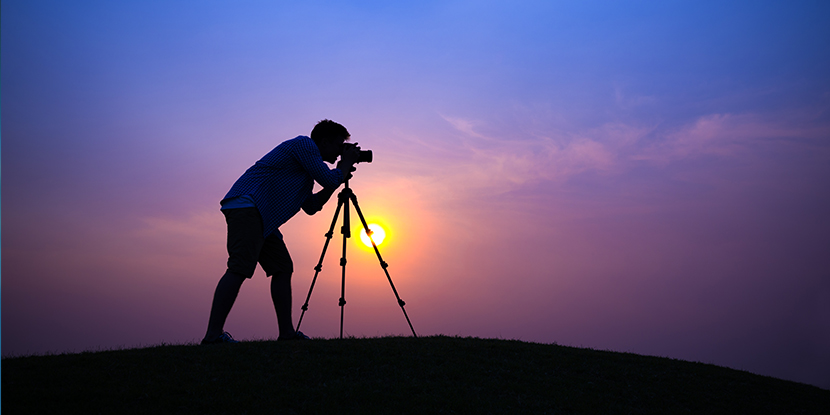
#> input picture Python_Ile_Veri_Bilimi_Nisan_3_ve_Nisan_4_Hafta_Odevi/Nisan_3_Hafta/foto1.png, 830 x 415 px, found by its file name
$ python main.py
#> lines starting #> are read from the running program, lines starting #| are printed output that depends on the picture
### Python_Ile_Veri_Bilimi_Nisan_3_ve_Nisan_4_Hafta_Odevi/Nisan_3_Hafta/ImageLoader.py
import cv2

class ImageLoader:

    def __init__(self,image_path):
        self.image_path = image_path
        self.image = None

    def load_image(self):
        self.image = cv2.imread(self.image_path)
        if self.image is None:
            raise ValueError("Görüntü yüklenemedi, dosya yolunu kontrol ediniiz.")
        return self.image

    def get_image(self,window_name = "Goruntu"):
        if self.image is None:
            raise ValueError("Öncelikle görüntüyü yükleyin.")
        cv2.imshow(window_name,self.image)
        cv2.waitKey(0) #Herhangi bir tuşa basmazsan görünte kapanmaz. waitKey(5000) 5s bekler.
        cv2.destroyAllWindows() #Açık olan bütün OpenCV pencerelerini kapatır.

### Python_Ile_Veri_Bilimi_Nisan_3_ve_Nisan_4_Hafta_Odevi/Nisan_3_Hafta/ColorChannelHandler.py
import os
import cv2
import numpy as np


class ColorChannelHandler:
    def __init__(self,image):
        self.image = image
        self.channels = None

    #Görüntüyü mavi yeşil ve kırmızı kanallarına ayıracak.(BGR)
    def split_channels(self):
        self.channels = cv2.split(self.image)
        return self.channels

    #Hangi kanalı istersen onu ekranda görürsün.
    def show_channel(self,channel_index,window_name = "Kanal"):
        if self.channels is None:
            self.split_channels()
        cv2.imshow(window_name,self.channels[channel_index])
        cv2.waitKey(0)
        cv2.destroyAllWindows()

    def convert_to_gray(self,save_path = None):
        gray_image = cv2.cvtColor(self.image,cv2.COLOR_BGR2GRAY)

        if save_path is None:
            current_directory = os.getcwd()
            save_path = os.path.join(current_directory, "gray_image.jpg")

        cv2.imwrite(save_path,gray_image)
        return gray_image
        #Resmi griye çevirmemizin sebebi;
        #Bazen renkle ilgilenmiyoruz. Sadece şekil, parlaklık, kenar görmek istiyoruz.
        #Gri görüntü daha az veri taşır → işlem daha hızlı olur.
        #Yüz tanıma, kenar bulma gibi işler için gri yeterli olur.

    def convert_to_hsv(self): #Hue, Saturation, Value -> Renk, doygunluk(canlılık), parlaklık
        hsv_image = cv2.cvtColor(self.image,cv2.COLOR_BGR2HSV)
        return hsv_image
        ##HSV renk uzayı, renkleri daha iyi ayırt etmemizi sağlar.


### Python_Ile_Veri_Bilimi_Nisan_3_ve_Nisan_4_Hafta_Odevi/Nisan_3_Hafta/main.py
import cv2
from ImageLoader import ImageLoader
from ColorChannelHandler import ColorChannelHandler

def main():

    image_path = "D:\\AcunMedya\\AcunMedya\\Python_Ile_Veri_Bilimi_Nisan_3_ve_Nisan_4_Hafta_Odevi\\Nisan_3_Hafta\\foto1.png"
    loader = ImageLoader(image_path)
    image = loader.load_image()
#> in load_image, self.image is the input picture: shape (415, 830, 3); mean B, G, R 121, 81.5, 91.8
    loader.get_image()

    #Renk işleme için handler oluştur
    color_handler = ColorChannelHandler(image)
    color_handler.split_channels()

    #Kanallara ayır ve göster
    color_handler.split_channels()
    color_handler.show_channel(0,window_name="Mavi Kanal") #B
#> in show_channel, `cv2.imshow(window_name,self.channels[channel_index])`:
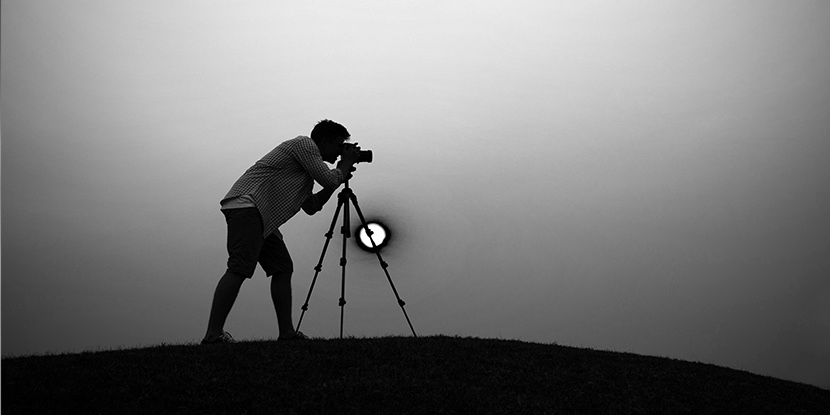
#> window 'Mavi Kanal': shape (415, 830); min 0, max 255, mean 121
    color_handler.show_channel(1,window_name="Yesil Kanal") #G
#> call 2 of show_channel, with channel_index = 1, window_name = 'Yesil Kanal'
#> in show_channel (call 2), `cv2.imshow(window_name,self.channels[channel_index])`:
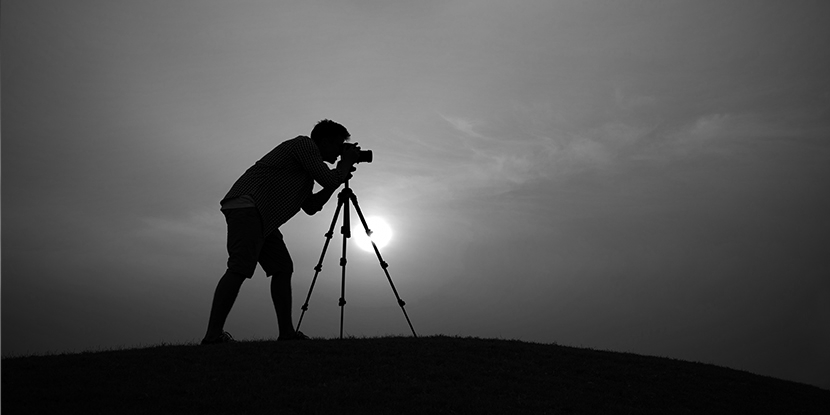
#> window 'Yesil Kanal': shape (415, 830); min 0, max 255, mean 81.5
    color_handler.show_channel(2,window_name="Kirmizi Kanal") #R
#> call 3 of show_channel, with channel_index = 2, window_name = 'Kirmizi Kanal'
#> in show_channel (call 3), `cv2.imshow(window_name,self.channels[channel_index])`:
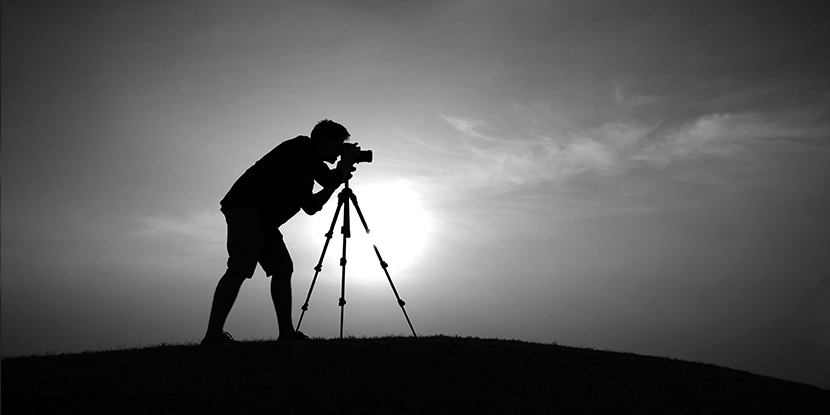
#> window 'Kirmizi Kanal': shape (415, 830); min 0, max 255, mean 91.8

    #Griye çevir
    gray = color_handler.convert_to_gray()
#> in convert_to_gray, `gray_image = cv2.cvtColor(self.image,cv2.COLOR_BGR2GRAY)`:
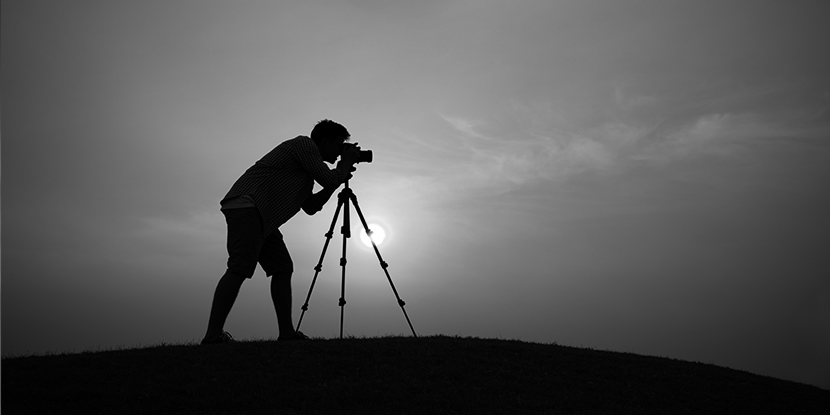
#> gray_image: shape (415, 830); min 0, max 255, mean 89
    cv2.imshow("Gri Tonlama",gray)
    cv2.waitKey(0)
    cv2.destroyAllWindows()

    #HSV'ye çevir
    hsv_image = color_handler.convert_to_hsv()
#> in convert_to_hsv, `hsv_image = cv2.cvtColor(self.image,cv2.COLOR_BGR2HSV)`: hsv_image: shape (415, 830, 3); mean H, S, V 118.8, 115, 129.7
    cv2.imshow("HSV Formati",hsv_image)
    cv2.waitKey(0)
    cv2.destroyAllWindows()


if __name__ == "__main__":
    main()
